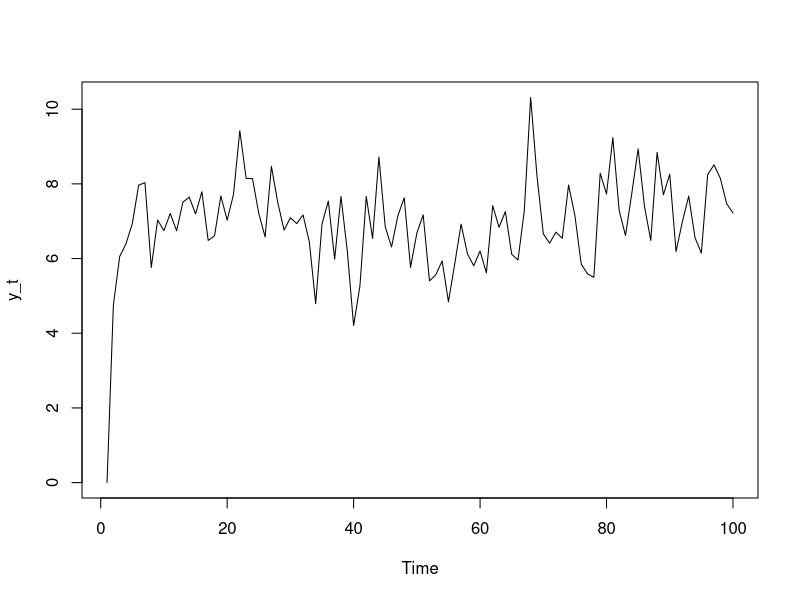
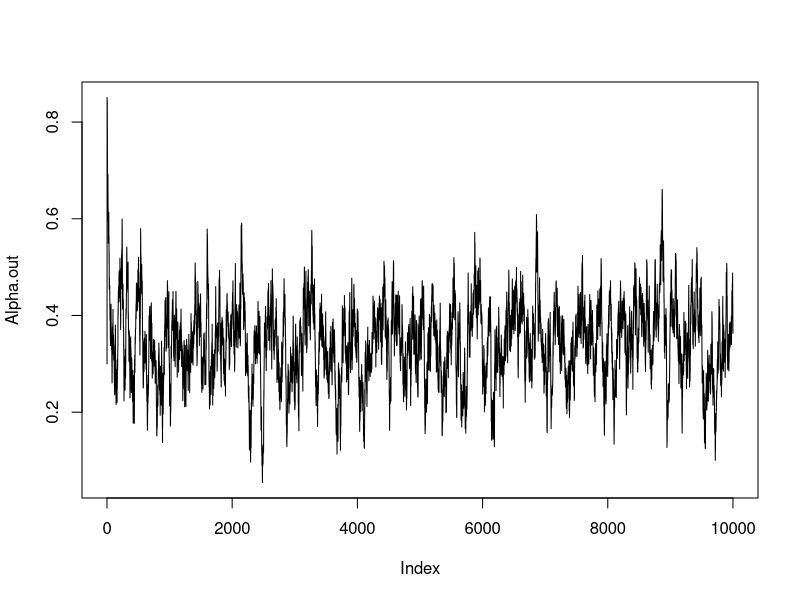
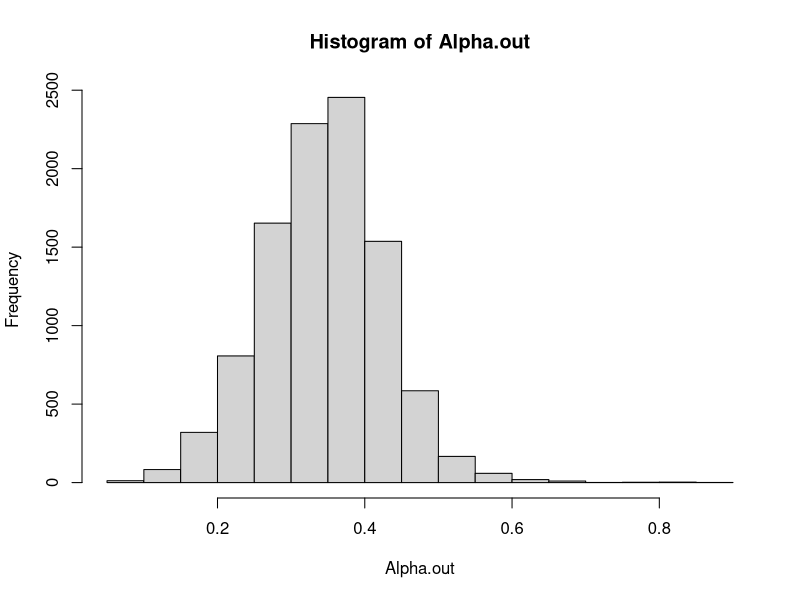
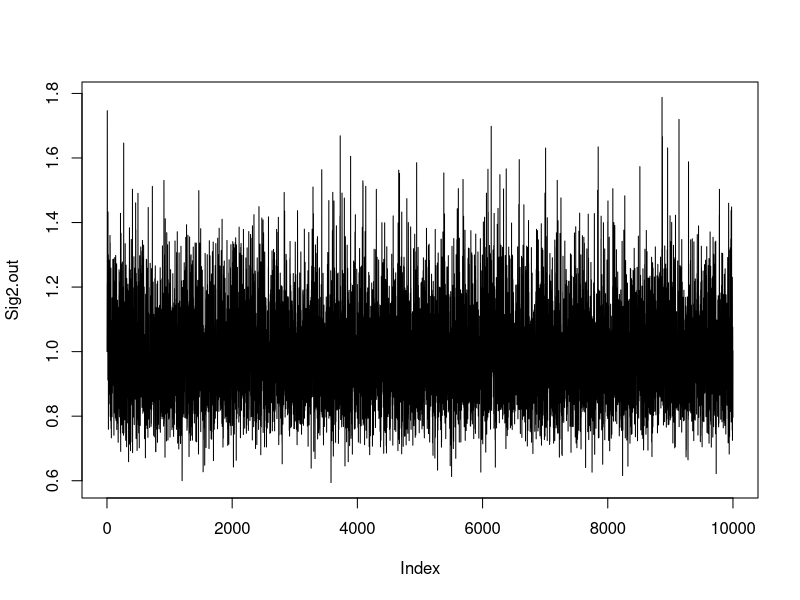
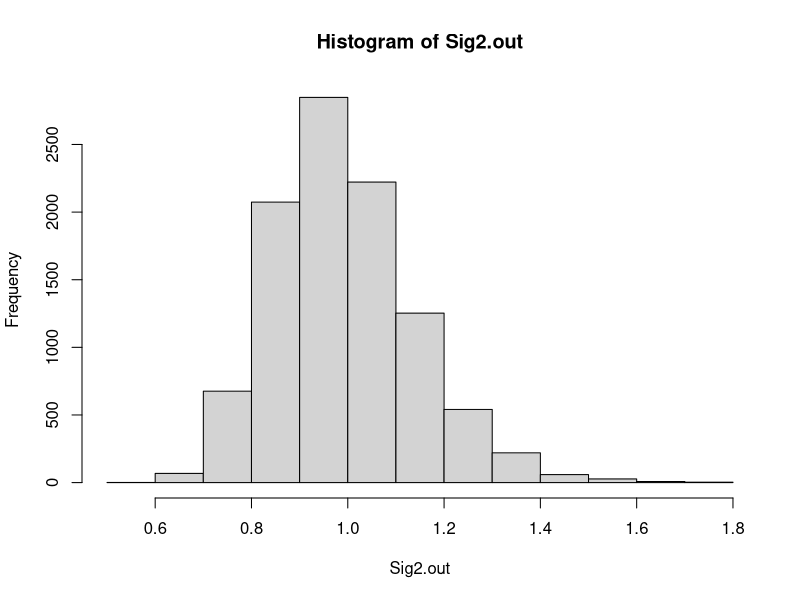
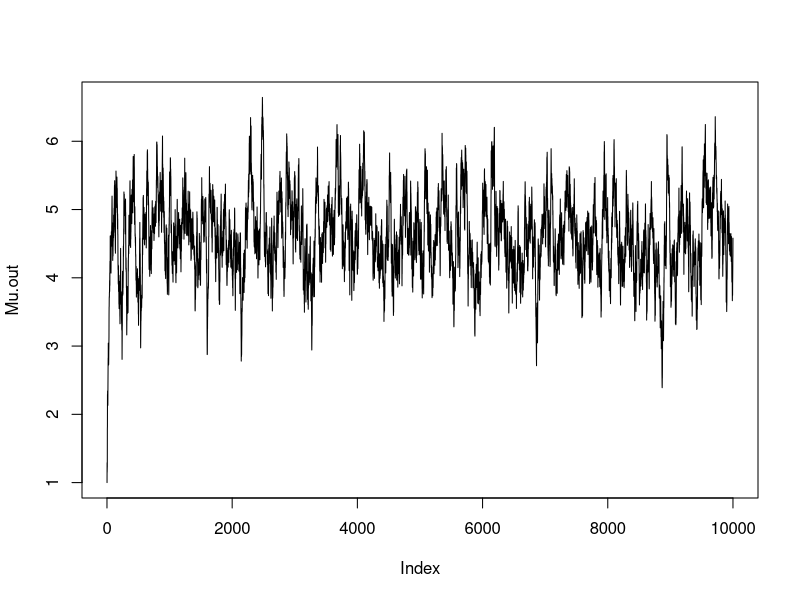
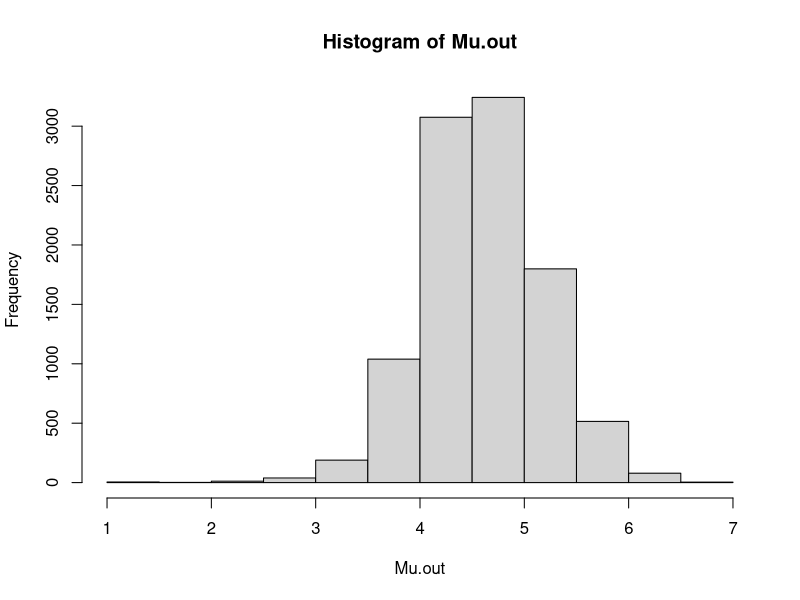
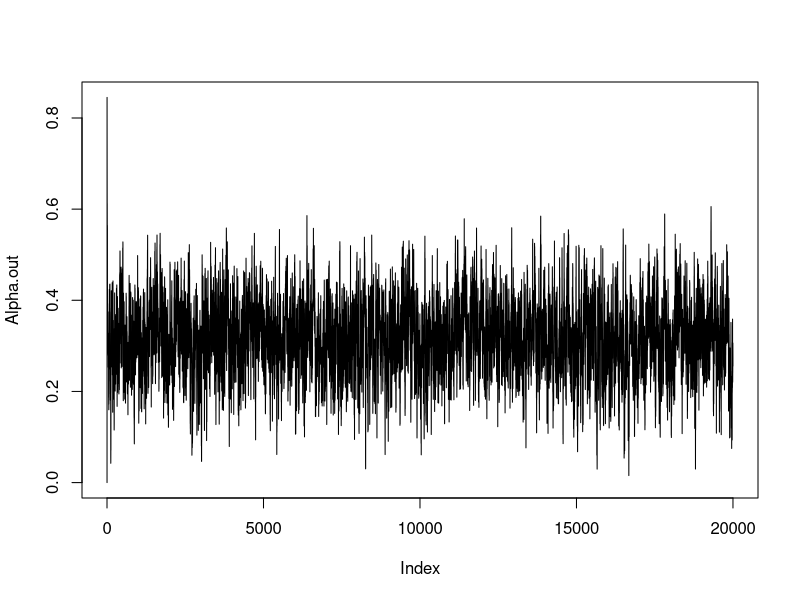

The R source for these figures, in order:
###Simulation AR(1)
alpha <- 0.3
e_t <- rnorm(100,0,1)
mu <- 5

y_t <- as.numeric(length(e_t))
y_t[1] <- 0

for(i in 2:length(e_t)){
  y_t[i] <- mu + alpha*y_t[i-1] + e_t[i]
}

plot.ts(y_t)

#######################################################################

updateAlpha <- function(y,mu,sig2){
  alpha <- NULL
  y1 <- y[-c(1)]
  y2 <- y[-c(length(y))]
  
  m.post <- (sum(y1*y2) - mu*sum(y2))/sum(y2^2)
  sig.post <- sig2/sum(y2^2)
  
  I <- 2
  while(I > 0){ #This truncates the support of alpha in the interval (-1,1),
                #because we are trying to model a stationary series.
    alpha <- rnorm(1,m.post,sqrt(sig.post))
    if(alpha >-1 & alpha < 1){
      I <- 0
    }
  }
  
  return(alpha)
}

updateSig2 <- function(a,b,y,alpha,mu,n){
  y1 <- y[-c(1)]
  y2 <- y[-c(length(y))]
  
  a.post <- (n-1)/2 + a
  b.post <- sum((y1 - mu - alpha*y2)^2)/2 + b
  
  return(1/rgamma(1,a.post,b.post))
}

updateMu <- function(sig2mu,alpha,y,sig2,n){
  y1 <- y[-c(1)]
  y2 <- y[-c(length(y))]
  
  sig2.post <- 1/((n-1)/sig2 + 1/sig2mu)
  m.post <- sig2.post * (sum(y1) - alpha*sum(y2))/sig2
  return(rnorm(1,m.post,sqrt(sig2.post)))
}

######################################################################

Niter <- 10000
Alpha.out <- array(NA, dim = Niter)
Sig2.out <- array(NA, dim = Niter)
Mu.out <- array(NA, dim = Niter)

Mu.out[1] <- 1
Alpha.out[1] <- alpha
Sig2.out[1] <- 1
Y <- y_t
N <- 100

for(i in 2:Niter){
  Alpha.out[i] <- updateAlpha(Y,Mu.out[i-1],Sig2.out[i-1])
  Sig2.out[i] <- updateSig2(0.01,0.01,Y,Alpha.out[i],Mu.out[i-1],N)
  Mu.out[i] <- updateMu(100,Alpha.out[i],Y,Sig2.out[i],N)
  print(i)
} 

plot(Alpha.out,type='l')
hist(Alpha.out)
mean(Alpha.out)
quantile(Alpha.out,probs = c(0.025,0.975))

plot(Sig2.out,type='l')
hist(Sig2.out)
mean(Sig2.out)
quantile(Sig2.out,probs = c(0.025,0.975))

plot(Mu.out,type='l')
hist(Mu.out)
mean(Mu.out)
quantile(Mu.out,probs = c(0.025,0.975))

#############################################################################
data(airquality, package = "datasets")
Wind = airquality$Wind  # wind speed
Temp = airquality$Temp  # air temperature
N = dim(airquality)[1]  # number of data points

#############################################################################
#Modeling AR(1)
Niter <- 20000
Alpha.out <- array(NA, dim = Niter)
Sig2.out <- array(NA, dim = Niter)
Mu.out <- array(NA, dim = Niter)

Alpha.out[1] <- 0
Mu.out[1] <- 1
Sig2.out[1] <- 1
Y <- Wind
N <- 153

for(i in 2:Niter){
  Alpha.out[i] <- updateAlpha(Y,Mu.out[i-1],Sig2.out[i-1])
  Sig2.out[i] <- updateSig2(0.01,0.01,Y,Alpha.out[i],Mu.out[i-1],N)
  Mu.out[i] <- updateMu(100,Alpha.out[i],Y,Sig2.out[i],N)
  print(i)
} 

plot(Alpha.out,type='l')
hist(Alpha.out)
mean(Alpha.out)
quantile(Alpha.out,probs = c(0.025,0.975))

plot(Sig2.out,type='l')
hist(Sig2.out)
mean(Sig2.out)
quantile(Sig2.out,probs = c(0.025,0.975))

plot(Mu.out,type='l')
hist(Mu.out)
mean(Mu.out)
quantile(Mu.out,probs = c(0.025,0.975))

#################################################################################
Nburn <- 5000
Thinning <- 10
Alpha <- Alpha.out[seq(Nburn+1,Niter,by=Thinning)]
Sig2 <- Sig2.out[seq(Nburn+1,Niter,by=Thinning)]
Mu <- Mu.out[seq(Nburn+1,Niter,by=Thinning)]

################################################################################
#Residuals
Y2 <- Wind[-N]

Residuals <- array(NA, dim = c(length(Alpha), length(Y2)))

for(i in 1:dim(Residuals)[1]){
    for(j in 1:dim(Residuals)[2]){
        Residuals[i,j] <- Mu[i] + Alpha[i] * Y2[j] + Sig2[i]*rnorm(1,0,1)
    }
}

medians <- apply(Residuals,2,median)
plot(medians,type='l')
library(tseries)
adf.test(medians)

#Prediction
Prediction <- array(NA, dim = c(length(Alpha), 10))
Prediction[,1] <- Mu + Alpha * Y[N] + Sig2*rnorm(length(Alpha),0,1)
for(i in 1:dim(Prediction)[1]){
    for(j in 2:dim(Prediction)[2]){
      Prediction[i,j] <- Mu[i] + Alpha[i] * Prediction[i,j-1] + Sig2[i]*rnorm(1,0,1)
    }
}

means <- colMeans(Prediction)
plot.ts(Y,xlim=c(0,163))
lines(x = 154:163,means,type='l',col='red')

cred1 <- NULL; cred2 <- NULL
for(i in 1:dim(Prediction)[2]){
    cred1[i] <- quantile(Prediction[,i], probs = 0.025)
    cred2[i] <- quantile(Prediction[,i], probs = 0.975)
}

